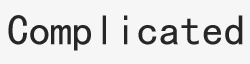
#> input picture data/material/img1.png, 250 x 64 px, given in place of img1.jpg, which was not available
$ python image.py
#> lines starting #> are read from the running program, lines starting #| are printed output that depends on the picture; after the words box and inside, x2 and y2 are one past the last pixel; in counts of white or black regions, pixels touching at a corner belong together; pictures that were not available may be replaced by others from this repository, and a replacement may not be noted
import cv2
import numpy as np
from PIL import Image

# 读取图像
image = cv2.imread('material/img1.jpg')
#> image is the input picture: shape (64, 250, 3); min 38, max 246, mean 221.9

# 转换为灰度图像
gray = cv2.cvtColor(image, cv2.COLOR_BGR2GRAY)

# 二值化处理
_, binary = cv2.threshold(gray, 128, 255, cv2.THRESH_BINARY_INV)
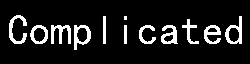
#> binary: shape (64, 250); 11% white; 12 white regions (1 under 20 px), largest, box (x1, y1, x2, y2) and area: (9, 15, 27, 44) 211, (51, 25, 71, 44) 205, (74, 25, 91, 50) 199

# 形态学操作（可选，用于分离粘连字母）
kernel = np.ones((2, 2), np.uint8)
eroded = cv2.erode(binary, kernel, iterations=1)
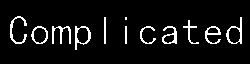
#> eroded: shape (64, 250); 6.9% white in thin lines or dots, all inside (x1, y1, x2, y2) = (10, 16, 242, 50)
dilated = cv2.dilate(eroded, kernel, iterations=1)
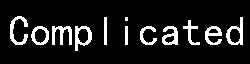
#> dilated: shape (64, 250); 11% white; 12 white regions (1 under 20 px)

# 寻找轮廓
contours, _ = cv2.findContours(dilated, cv2.RETR_EXTERNAL, cv2.CHAIN_APPROX_SIMPLE)
#> contours = 12 contours, 1 with area under 20; largest, box (x1, y1, x2, y2) and area: (75, 26, 92, 51) 274, (226, 17, 243, 45) 270, (31, 26, 49, 45) 251, (162, 26, 178, 45) 187, (205, 26, 222, 45) 168

# 根据轮廓分割字母
letter_images = []
for contour in contours:
    # 获取轮廓的边界矩形
    x, y, w, h = cv2.boundingRect(contour)

    # 裁剪出字母区域
    letter_image = image[y:y + h, x:x + w]

    # 将裁剪后的字母图像添加到列表中
    letter_images.append(letter_image)
#> this loop made 12 passes
#> (x, y, w, h) on passes 1, 2, 3, 5, 6, 7, 8, 9, 12: (205, 26, 17, 19), (162, 26, 16, 19), (140, 26, 17, 19), (75, 26, 17, 25), (52, 26, 20, 19), (31, 26, 18, 19), (183, 20, 17, 25), (226, 17, 17, 28), (10, 16, 18, 29)
#> (contour, x, y, w, h) on passes 4, 10, 11: ([[125, 26], [125, 44], [127, 44], [127, 26]], 125, 26, 3, 19), ([[125, 17], [125, 20], [127, 20], [127, 17]], 125, 17, 3, 4), ([[104, 17], [104, 44], [106, 44], [106, 17]], 104, 17, 3, 28)
#> after the loop, letter_images = 12 items

# 保存分割后的字母图像
for i, letter_image in enumerate(letter_images):
    cv2.imwrite(f'letter_{i}.jpg', letter_image)
#> this loop made 12 passes

$ run again, with data/material/img22.png copied over data/material/img1.png
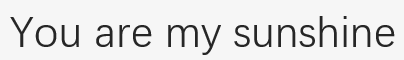
#> input picture data/material/img22.png, 404 x 60 px, given in place of img1.jpg, which was not available
#> image is the input picture: shape (60, 404, 3); min 38, max 246, mean 226.3
#> `_, binary = cv2.threshold(gray, 128, 255, cv2.THRESH_BINARY_INV)`:
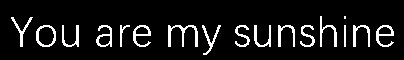
#> binary: shape (60, 404); 8.9% white in thin lines or dots, all inside (x1, y1, x2, y2) = (11, 16, 394, 55)
#> eroded: shape (60, 404); 4.5% white in thin lines or dots, all inside (x1, y1, x2, y2) = (12, 17, 394, 55)
#> `dilated = cv2.dilate(eroded, kernel, iterations=1)`:
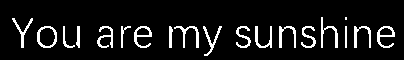
#> dilated: shape (60, 404); 8.8% white in thin lines or dots, all inside (x1, y1, x2, y2) = (12, 17, 395, 56)
#> contours = 19 contours, 1 with area under 20; largest, box (x1, y1, x2, y2) and area: (37, 26, 57, 48) 340, (377, 26, 395, 48) 178, (134, 26, 152, 48) 178, (174, 26, 199, 48) 92, (203, 26, 222, 56) 86
#> the loop `for contour in contours:` made 19 passes
#> (x, y, w, h) on passes 1, 2, 4, 5, 6, 7, 8, 9: (377, 26, 18, 22), (354, 26, 17, 22), (301, 26, 15, 22), (279, 26, 17, 22), (255, 26, 17, 22), (236, 26, 15, 22), (203, 26, 19, 30), (174, 26, 25, 22)
#> after the loop `for contour in contours:`: letter_images = 19 items
#> the loop `for i, letter_image in enumerate(letter_images):` made 19 passes
